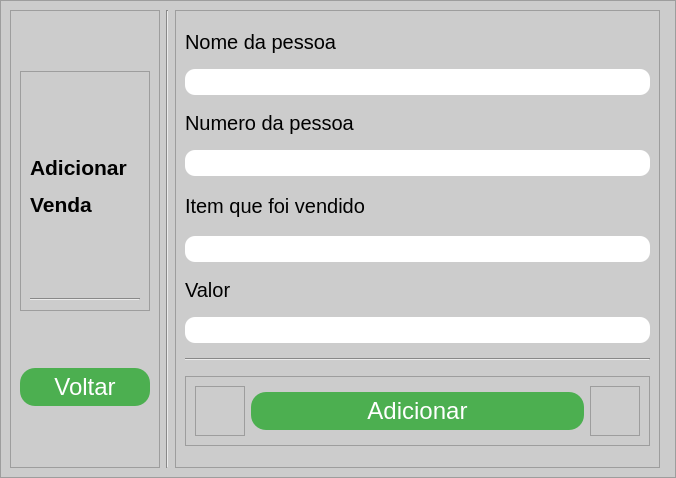
<?xml version="1.0" encoding="UTF-8"?>
<ui version="4.0">
 <class>InsertWindow</class>
 <widget class="QMainWindow" name="InsertWindow">
  <property name="geometry">
   <rect>
    <x>0</x>
    <y>0</y>
    <width>676</width>
    <height>478</height>
   </rect>
  </property>
  <property name="minimumSize">
   <size>
    <width>676</width>
    <height>478</height>
   </size>
  </property>
  <property name="maximumSize">
   <size>
    <width>676</width>
    <height>478</height>
   </size>
  </property>
  <property name="windowTitle">
   <string>Inserir dados</string>
  </property>
  <widget class="QWidget" name="centralwidget">
   <property name="minimumSize">
    <size>
     <width>0</width>
     <height>0</height>
    </size>
   </property>
   <layout class="QVBoxLayout" name="verticalLayout">
    <property name="spacing">
     <number>0</number>
    </property>
    <property name="leftMargin">
     <number>0</number>
    </property>
    <property name="topMargin">
     <number>0</number>
    </property>
    <property name="rightMargin">
     <number>0</number>
    </property>
    <property name="bottomMargin">
     <number>0</number>
    </property>
    <item>
     <widget class="QFrame" name="frame">
      <property name="minimumSize">
       <size>
        <width>0</width>
        <height>0</height>
       </size>
      </property>
      <property name="maximumSize">
       <size>
        <width>6526262</width>
        <height>16777215</height>
       </size>
      </property>
      <property name="styleSheet">
       <string notr="true">background-color: rgb(204, 204, 204);</string>
      </property>
      <property name="frameShape">
       <enum>QFrame::StyledPanel</enum>
      </property>
      <property name="frameShadow">
       <enum>QFrame::Raised</enum>
      </property>
      <layout class="QHBoxLayout" name="horizontalLayout">
       <item>
        <widget class="QFrame" name="frame_2">
         <property name="minimumSize">
          <size>
           <width>150</width>
           <height>0</height>
          </size>
         </property>
         <property name="maximumSize">
          <size>
           <width>150</width>
           <height>16777215</height>
          </size>
         </property>
         <property name="frameShape">
          <enum>QFrame::StyledPanel</enum>
         </property>
         <property name="frameShadow">
          <enum>QFrame::Raised</enum>
         </property>
         <layout class="QVBoxLayout" name="verticalLayout_3">
          <item>
           <widget class="QFrame" name="frame_8">
            <property name="maximumSize">
             <size>
              <width>16777215</width>
              <height>240</height>
             </size>
            </property>
            <property name="frameShape">
             <enum>QFrame::StyledPanel</enum>
            </property>
            <property name="frameShadow">
             <enum>QFrame::Raised</enum>
            </property>
            <layout class="QVBoxLayout" name="verticalLayout_4">
             <item>
              <widget class="QLabel" name="label_4">
               <property name="text">
                <string>&lt;html&gt;&lt;head/&gt;&lt;body&gt;&lt;p align=&quot;justify&quot;&gt;&lt;span style=&quot; font-size:16pt; font-weight:600;&quot;&gt;Adicionar&lt;/span&gt;&lt;/p&gt;&lt;p&gt;&lt;span style=&quot; font-size:16pt; font-weight:600;&quot;&gt;Venda&lt;/span&gt;&lt;/p&gt;&lt;/body&gt;&lt;/html&gt;</string>
               </property>
              </widget>
             </item>
             <item>
              <widget class="Line" name="line_3">
               <property name="orientation">
                <enum>Qt::Horizontal</enum>
               </property>
              </widget>
             </item>
            </layout>
           </widget>
          </item>
          <item>
           <widget class="QPushButton" name="pushButton_2">
            <property name="styleSheet">
             <string notr="true">QPushButton{
padding: 5px 25px;
font-size: 24px;
text-align: center;
color: #fff;
background-color: #4CAF50;
border-radius: 15px;
}


QPushButton:hover{
background-color: green;
}



QPushButton:pressed{
  background-color: #3e8e41;
}</string>
            </property>
            <property name="text">
             <string>Voltar</string>
            </property>
            <property name="icon">
             <iconset>
              <normaloff>Icons/Setapratras-removebg-preview.png</normaloff>Icons/Setapratras-removebg-preview.png</iconset>
            </property>
            <property name="iconSize">
             <size>
              <width>25</width>
              <height>15</height>
             </size>
            </property>
           </widget>
          </item>
         </layout>
        </widget>
       </item>
       <item>
        <widget class="Line" name="line_2">
         <property name="orientation">
          <enum>Qt::Vertical</enum>
         </property>
        </widget>
       </item>
       <item>
        <widget class="QFrame" name="frame_4">
         <property name="frameShape">
          <enum>QFrame::StyledPanel</enum>
         </property>
         <property name="frameShadow">
          <enum>QFrame::Raised</enum>
         </property>
         <layout class="QVBoxLayout" name="verticalLayout_2">
          <item>
           <widget class="QLabel" name="label">
            <property name="maximumSize">
             <size>
              <width>16777215</width>
              <height>25</height>
             </size>
            </property>
            <property name="styleSheet">
             <string notr="true">background-color: rgb(204, 204, 204);
font-size:20px;
font-weight: arial;
</string>
            </property>
            <property name="text">
             <string>Nome da pessoa</string>
            </property>
           </widget>
          </item>
          <item>
           <widget class="QLineEdit" name="lineEdit">
            <property name="maximumSize">
             <size>
              <width>656566</width>
              <height>16777215</height>
             </size>
            </property>
            <property name="styleSheet">
             <string notr="true">
QLineEdit{
font-size: 20px;
text-align: center;
border-radius: 10px;
background-color: rgb(255, 255, 255);
}</string>
            </property>
           </widget>
          </item>
          <item>
           <widget class="QLabel" name="label_5">
            <property name="maximumSize">
             <size>
              <width>16777215</width>
              <height>25</height>
             </size>
            </property>
            <property name="styleSheet">
             <string notr="true">background-color: rgb(204, 204, 204);
font-size:20px;
font-weight: arial;
</string>
            </property>
            <property name="text">
             <string>Numero da pessoa</string>
            </property>
           </widget>
          </item>
          <item>
           <widget class="QLineEdit" name="lineEdit_4">
            <property name="styleSheet">
             <string notr="true">
QLineEdit{
font-size: 20px;
text-align: center;
border-radius: 10px;
background-color: rgb(255, 255, 255);
}</string>
            </property>
           </widget>
          </item>
          <item>
           <widget class="QLabel" name="label_2">
            <property name="maximumSize">
             <size>
              <width>16777215</width>
              <height>30</height>
             </size>
            </property>
            <property name="styleSheet">
             <string notr="true">background-color: rgb(204, 204, 204);
font-size:20px;
font-weight: arial;
</string>
            </property>
            <property name="text">
             <string>Item que foi vendido</string>
            </property>
           </widget>
          </item>
          <item>
           <widget class="QLineEdit" name="lineEdit_2">
            <property name="styleSheet">
             <string notr="true">
QLineEdit{
font-size: 20px;
text-align: center;
border-radius: 10px;
background-color: rgb(255, 255, 255);
}</string>
            </property>
           </widget>
          </item>
          <item>
           <widget class="QLabel" name="label_3">
            <property name="maximumSize">
             <size>
              <width>16777215</width>
              <height>25</height>
             </size>
            </property>
            <property name="styleSheet">
             <string notr="true">background-color: rgb(204, 204, 204);
font-size:20px;
font-weight: arial;
</string>
            </property>
            <property name="text">
             <string>Valor</string>
            </property>
           </widget>
          </item>
          <item>
           <widget class="QLineEdit" name="lineEdit_3">
            <property name="styleSheet">
             <string notr="true">
QLineEdit{
font-size: 20px;
text-align: center;
border-radius: 10px;
background-color: rgb(255, 255, 255);
}</string>
            </property>
           </widget>
          </item>
          <item>
           <widget class="Line" name="line">
            <property name="orientation">
             <enum>Qt::Horizontal</enum>
            </property>
           </widget>
          </item>
          <item>
           <widget class="QFrame" name="frame_5">
            <property name="maximumSize">
             <size>
              <width>16777215</width>
              <height>70</height>
             </size>
            </property>
            <property name="frameShape">
             <enum>QFrame::StyledPanel</enum>
            </property>
            <property name="frameShadow">
             <enum>QFrame::Raised</enum>
            </property>
            <layout class="QHBoxLayout" name="horizontalLayout_2">
             <item>
              <widget class="QFrame" name="frame_6">
               <property name="maximumSize">
                <size>
                 <width>50</width>
                 <height>16777215</height>
                </size>
               </property>
               <property name="frameShape">
                <enum>QFrame::StyledPanel</enum>
               </property>
               <property name="frameShadow">
                <enum>QFrame::Raised</enum>
               </property>
              </widget>
             </item>
             <item>
              <widget class="QPushButton" name="pushButton">
               <property name="styleSheet">
                <string notr="true">QPushButton{
padding: 5px 25px;
font-size: 24px;
text-align: center;
color: #fff;
background-color: #4CAF50;
border-radius: 15px;
}


QPushButton:hover{
background-color: green;
}



QPushButton:pressed{
  background-color: #3e8e41;
}</string>
               </property>
               <property name="text">
                <string>Adicionar</string>
               </property>
               <property name="icon">
                <iconset>
                 <normaloff>../Icons/InserirIcon-removebg-preview-removebg-preview.png</normaloff>../Icons/InserirIcon-removebg-preview-removebg-preview.png</iconset>
               </property>
               <property name="iconSize">
                <size>
                 <width>40</width>
                 <height>25</height>
                </size>
               </property>
              </widget>
             </item>
             <item>
              <widget class="QFrame" name="frame_7">
               <property name="maximumSize">
                <size>
                 <width>50</width>
                 <height>16777215</height>
                </size>
               </property>
               <property name="frameShape">
                <enum>QFrame::StyledPanel</enum>
               </property>
               <property name="frameShadow">
                <enum>QFrame::Raised</enum>
               </property>
              </widget>
             </item>
            </layout>
           </widget>
          </item>
         </layout>
        </widget>
       </item>
       <item>
        <widget class="QFrame" name="frame_3">
         <property name="minimumSize">
          <size>
           <width>0</width>
           <height>0</height>
          </size>
         </property>
         <property name="maximumSize">
          <size>
           <width>150</width>
           <height>16777215</height>
          </size>
         </property>
         <property name="frameShape">
          <enum>QFrame::StyledPanel</enum>
         </property>
         <property name="frameShadow">
          <enum>QFrame::Raised</enum>
         </property>
        </widget>
       </item>
      </layout>
     </widget>
    </item>
   </layout>
  </widget>
 </widget>
 <resources/>
 <connections/>
</ui>
